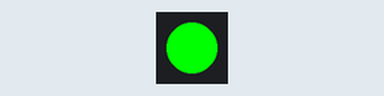
A sketch run on a simulated Arduino Uno, built with avr-gcc and run on an emulated ATmega328P. Shown: 1 RGB LEDs in strip order, left to right.

Above: at 0.5 s.
At 1.5 s:
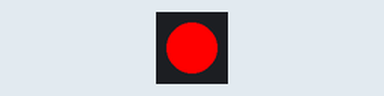
At 2.5 s:
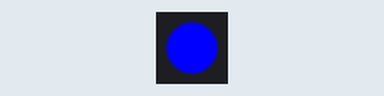
At 5.5 s:
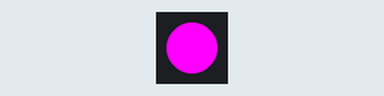
Timing chart, 0 to 7.8 s (numbered marks = the images above):
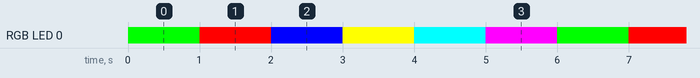

Measured:
- by itself, RGB LED 0: repeats every 6.0 s: RGB(255, 0, 0) 1.0 s, RGB(0, 0, 255) 1.0 s, RGB(255, 255, 0) 1.0 s, RGB(0, 255, 255) 1.0 s, RGB(255, 0, 255) 1.0 s, RGB(0, 255, 0) 1.0 s
- by itself, everything shown: repeats every 6.0 s, in 6 steps

The sketch:

RGBCMY.ino
```cpp
#include <Adafruit_NeoPixel.h> // incluye en el programa la librería

int PIN=2;  // Define el pin en el que está conectado el Neopixel
int NUMPIXELS=1;   // Define el número de leds neopixel encadenados
Adafruit_NeoPixel pixel = Adafruit_NeoPixel(NUMPIXELS, PIN, NEO_GRB + NEO_KHZ800); //define el objeto pixel

void setup() {
  pixel.begin(); // Inicializa la libreria NeoPixel.
}

void loop() {
    pixel.setPixelColor(0, pixel.Color(0,255,0)); // rojo
    pixel.show(); // Actualiza los leds.
    delay(1000);
    pixel.setPixelColor(0, pixel.Color(255,0,0)); // verde
    pixel.show();
    delay(1000);
    pixel.setPixelColor(0, pixel.Color(0,0,255)); // azul
    pixel.show();
    delay(1000);
    pixel.setPixelColor(0, pixel.Color(255,255,0)); // amarillo
    pixel.show();
    delay(1000);
    pixel.setPixelColor(0, pixel.Color(0,255,255)); // violeta
    pixel.show();
    delay(1000);
    pixel.setPixelColor(0, pixel.Color(255,0,255)); // cian
    pixel.show();
    delay(1000);
}
```

sapoconcho.cpp
```cpp
#include <Arduino.h>
#include "sapoconcho.h"

/*
    0-1: recepción y transmisión (RX/TX) en el zócalo Bluetooth.
    2: LED Neopixel.
    3-4: pulsadores.
    5: sin conectar
    6-9: control de motores.
    10-12: LEDs de colores.
    13: zumbador.
    A0: LDR.
    A1-A2: potenciómetros.
    A3-A5: sin conectar
*/

sapoconcho::sapoconcho(){
//iniciar el modo de los pines para los motores
  pinMode(6,OUTPUT);
  pinMode(7,OUTPUT);
  pinMode(8,OUTPUT);
  pinMode(9,OUTPUT);
}

void sapoconcho::brake(int t)
{
  analogWrite(6, 0);
  digitalWrite(7, 0);
  digitalWrite(8, 0);
  analogWrite(9, 0);
  delay(t);
}

void sapoconcho::drive(int l, int r, int t)
{
  digitalWrite(8, l<0);
  analogWrite(9, l+255*(l<0));
  digitalWrite(7, r<0);
  analogWrite(6, r+255*(r<0));
  delay(t);
}

long sapoconcho::sonar(int trig)
{
  pinMode(trig, OUTPUT);
  digitalWrite(trig,LOW); // trigger envia un pulso ultrasónico
  delayMicroseconds(5);
  digitalWrite(trig, HIGH);
  delayMicroseconds(10);
  pinMode(trig, INPUT);
  unsigned long tiempo=pulseIn(trig, HIGH);    // echo espera a recibir la respuesta
  unsigned long distancia= int(0.17*tiempo);  // fórmula para calcular la distancia
  return distancia;
}
```

sapoconcho.h
```cpp
#ifndef sapoconcho_h
#define sapoconcho_h

class sapoconcho {
  public:
    sapoconcho();
    void brake(int t);
    void drive(int l, int r, int t);
    long sonar(int trig);
};

#endif
```
